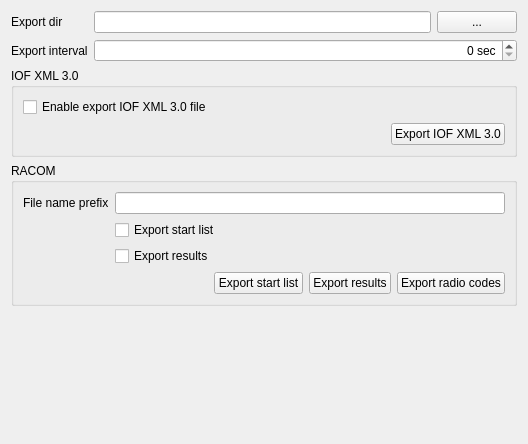
<?xml version="1.0" encoding="UTF-8"?>
<ui version="4.0">
 <class>Event::services::EmmaClientWidget</class>
 <widget class="QWidget" name="Event::services::EmmaClientWidget">
  <property name="geometry">
   <rect>
    <x>0</x>
    <y>0</y>
    <width>528</width>
    <height>444</height>
   </rect>
  </property>
  <property name="windowTitle">
   <string>Emma Client</string>
  </property>
  <layout class="QVBoxLayout" name="verticalLayout">
   <item>
    <layout class="QFormLayout" name="formLayout">
     <item row="0" column="0">
      <widget class="QLabel" name="label">
       <property name="text">
        <string>Export dir</string>
       </property>
      </widget>
     </item>
     <item row="0" column="1">
      <layout class="QHBoxLayout" name="horizontalLayout">
       <item>
        <widget class="QLineEdit" name="edExportDir"/>
       </item>
       <item>
        <widget class="QPushButton" name="btChooseExportDir">
         <property name="text">
          <string>...</string>
         </property>
        </widget>
       </item>
      </layout>
     </item>
     <item row="1" column="1">
      <widget class="QSpinBox" name="edExportInterval">
       <property name="alignment">
        <set>Qt::AlignRight|Qt::AlignTrailing|Qt::AlignVCenter</set>
       </property>
       <property name="suffix">
        <string> sec</string>
       </property>
       <property name="maximum">
        <number>600</number>
       </property>
       <property name="singleStep">
        <number>15</number>
       </property>
      </widget>
     </item>
     <item row="1" column="0">
      <widget class="QLabel" name="label_3">
       <property name="text">
        <string>Export interval</string>
       </property>
      </widget>
     </item>
    </layout>
   </item>
   <item>
    <widget class="QGroupBox" name="groupBox">
     <property name="title">
      <string>IOF XML 3.0</string>
     </property>
     <layout class="QVBoxLayout" name="verticalLayout_2">
      <item>
       <widget class="QCheckBox" name="chExportXML30">
        <property name="text">
         <string>Enable export IOF XML 3.0 file</string>
        </property>
       </widget>
      </item>
      <item>
       <layout class="QHBoxLayout" name="horizontalLayout_2">
        <item>
         <spacer name="horizontalSpacer_2">
          <property name="orientation">
           <enum>Qt::Horizontal</enum>
          </property>
          <property name="sizeHint" stdset="0">
           <size>
            <width>40</width>
            <height>20</height>
           </size>
          </property>
         </spacer>
        </item>
        <item>
         <widget class="QPushButton" name="btExportXML30">
          <property name="text">
           <string>Export IOF XML 3.0</string>
          </property>
         </widget>
        </item>
       </layout>
      </item>
     </layout>
    </widget>
   </item>
   <item>
    <widget class="QGroupBox" name="groupBox_2">
     <property name="title">
      <string>RACOM</string>
     </property>
     <layout class="QFormLayout" name="formLayout_2">
      <item row="1" column="0">
       <widget class="QLabel" name="label_2">
        <property name="text">
         <string>File name prefix</string>
        </property>
       </widget>
      </item>
      <item row="1" column="1">
       <widget class="QLineEdit" name="edFileName"/>
      </item>
      <item row="2" column="1">
       <widget class="QCheckBox" name="chExportStart">
        <property name="text">
         <string>Export start list</string>
        </property>
       </widget>
      </item>
      <item row="3" column="1">
       <widget class="QCheckBox" name="chExportFinish">
        <property name="text">
         <string>Export results</string>
        </property>
       </widget>
      </item>
      <item row="4" column="0" colspan="2">
       <layout class="QHBoxLayout" name="horizontalLayout_3">
        <item>
         <spacer name="horizontalSpacer">
          <property name="orientation">
           <enum>Qt::Horizontal</enum>
          </property>
          <property name="sizeHint" stdset="0">
           <size>
            <width>40</width>
            <height>20</height>
           </size>
          </property>
         </spacer>
        </item>
        <item>
         <widget class="QPushButton" name="btExportStart">
          <property name="text">
           <string>Export start list</string>
          </property>
         </widget>
        </item>
        <item>
         <widget class="QPushButton" name="btExportFinish">
          <property name="text">
           <string>Export results</string>
          </property>
         </widget>
        </item>
        <item>
         <widget class="QPushButton" name="btExportSplits">
          <property name="text">
           <string>Export radio codes</string>
          </property>
         </widget>
        </item>
       </layout>
      </item>
     </layout>
    </widget>
   </item>
   <item>
    <spacer name="verticalSpacer">
     <property name="orientation">
      <enum>Qt::Vertical</enum>
     </property>
     <property name="sizeHint" stdset="0">
      <size>
       <width>20</width>
       <height>40</height>
      </size>
     </property>
    </spacer>
   </item>
  </layout>
 </widget>
 <tabstops>
  <tabstop>edExportDir</tabstop>
  <tabstop>btChooseExportDir</tabstop>
  <tabstop>edExportInterval</tabstop>
  <tabstop>chExportXML30</tabstop>
  <tabstop>btExportXML30</tabstop>
  <tabstop>edFileName</tabstop>
  <tabstop>chExportStart</tabstop>
  <tabstop>chExportFinish</tabstop>
  <tabstop>btExportStart</tabstop>
  <tabstop>btExportFinish</tabstop>
  <tabstop>btExportSplits</tabstop>
 </tabstops>
 <resources/>
 <connections/>
</ui>
